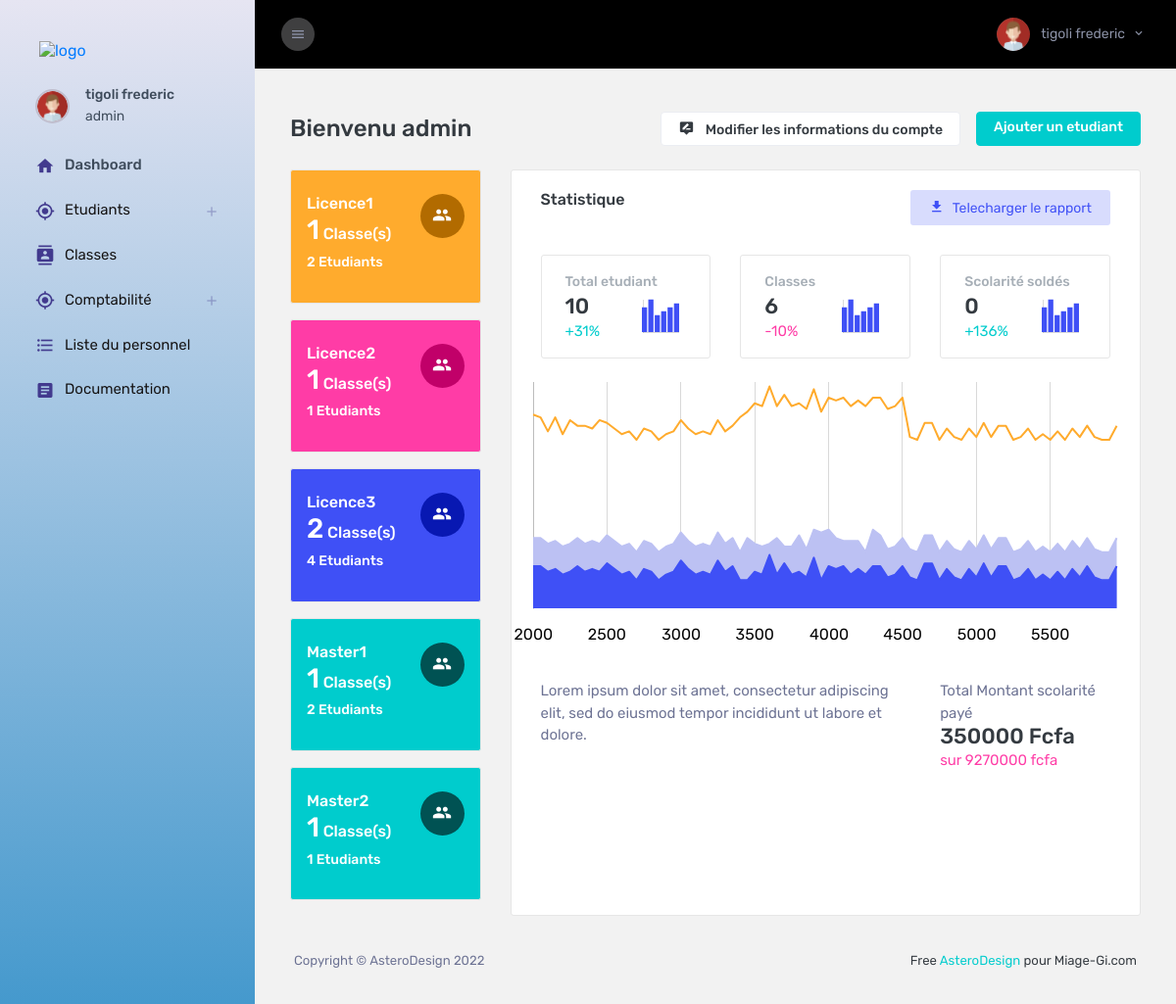
/pages/dashAdmin/index.php (signed in), run on the app's committed database.
### tables this page shows
CREATE TABLE IF NOT EXISTS `user` (
  `id_user` int(11) NOT NULL AUTO_INCREMENT,
  `nom` varchar(255) NOT NULL,
  `prenom` varchar(255) NOT NULL,
  `id_role` int(11) NOT NULL,
  `login` varchar(255) NOT NULL,
  `password` varchar(255) NOT NULL,
  `id_sexe` int(11) NOT NULL,
  PRIMARY KEY (`id_user`),
  KEY `id_role` (`id_role`),
  KEY `id_sexe` (`id_sexe`)
);

CREATE TABLE IF NOT EXISTS `niveau` (
  `id_niveau` int(11) NOT NULL AUTO_INCREMENT,
  `libel_niveau` varchar(255) NOT NULL,
  PRIMARY KEY (`id_niveau`)
);

### pages/dashAdmin/index.php (the view, shortened to what this page needs)
<!DOCTYPE html>
<html lang="en">
<?php
  include "head.php";
  include "../../includes/config.php";
  if(strlen($_SESSION['id_user'])==0)
  {
    header('location:../login.php');
  }
else{
  $iduser = $_SESSION['id_user'];
  $query = mysqli_query($con,"SELECT * FROM user WHERE id_user='$iduser'");
  $rst = mysqli_fetch_array($query);
  $annee = date('y');
  $annee2 = $annee+1;
  $anneeScol = "$annee-$annee2";
  $sql = mysqli_query($con,"SELECT * FROM etudiants WHERE anneescol='$anneeScol'");
  $rst1 = mysqli_num_rows($sql);
  $sql2 = mysqli_query($con,"SELECT DISTINCT CodClass FROM anneescol");
  $rst2 = mysqli_num_rows($sql2);
  $cpt=0;
  $som = 0;
  for($i=1;$i<6;$i++){
    $nbr = 0;
    $sql4 = mysqli_query($con,"SELECT * FROM etudiants WHERE id_niveau='$i'");
    while($rst4 = mysqli_fetch_array($sql4)){
      $nbr++;
    }
      $sql5 = mysqli_query($con,"SELECT montant FROM scolarite WHERE id_niveau='$i'");
      $rst5 = mysqli_fetch_array($sql5);
      $som = $som + ($nbr*$rst5['montant']);
  }
   $somme = 0;
   $sql6 = mysqli_query($con,"SELECT * FROM compte_etud");
   while ($rst6 = mysqli_fetch_array($sql6)){
     $idetd = $rst6['id_etud'];
     $sql7 = mysqli_query($con,"SELECT * FROM etudiants WHERE id_etud='$idetd'");
     $rst7 = mysqli_fetch_array($sql7);
     $idniv = $rst7['id_niveau'];
     $sql8 = mysqli_query($con,"SELECT * FROM scolarite WHERE id_niveau='$idniv'");
     $rst8 = mysqli_fetch_array($sql8);
     $montant = $rst8['montant'];
     $pay = $montant - $rst6['rest_pay'];
     $somme+=$pay;
   }
?>
<body>
  <div class="container-scroller">
    <?php
    if($rst['id_role'] == 2){
      include "sidebarSec.php";
    }elseif($rst['id_role'] == 3){
      include "sidebarCompt.php";
    }else{
      include "sidebar.php";
    }
    ?>
    <div class="container-fluid page-body-wrapper">
      <?php include "header.php"?>
      <div class="main-panel">
        <div class="content-wrapper pb-0">
          <div class="page-header flex-wrap">
            <h3 class="mb-0"> Bienvenu <?=$rst['login']?> <span class="pl-0 h6 pl-sm-2 text-muted d-inline-block"></span>
            </h3>
            <div class="d-flex">
              <button type="button" class="btn btn-sm bg-white btn-icon-text border" data-bs-toggle="modal"
                data-bs-target=".bd-example-modal-sm">
                <i class="mdi mdi-tooltip-edit btn-icon-prepend"></i> Modifier les informations du compte
              </button>
              <?php
                 if($rst['id_role'] == 1 OR $rst['id_role'] == 2){
                  echo "<a href='../add_etud.php' class='btn btn-sm ml-3 btn-success'> Ajouter un etudiant </a>";
                }
              ?>
            </div>
          </div>
          <div class="row pdf-row">
            <div class="col-xl-3 col-lg-12 stretch-card grid-margin">
              <div class="row">
                <?php
                  $query = mysqli_query($con,"SELECT * FROM niveau");
                  while($resultat = mysqli_fetch_array($query)){
                    if($resultat['id_niveau'] == 1){
                      $bg = "bg-warning";
                      $ic = "bg-inverse-icon-warning";
                    }elseif($resultat['id_niveau'] == 2){
                      $bg = "bg-danger";
                      $ic = "bg-inverse-icon-danger";
                    }elseif($resultat['id_niveau'] == 3){
                      $bg = "bg-primary";
                      $ic = "bg-inverse-icon-primary";
                    }else{
                      $bg = "bg-success";
                      $ic = "bg-inverse-icon-success";
                    }
                    $idniveau = $resultat['id_niveau'];
                    $query1 = mysqli_query($con,"SELECT DISTINCT codClass FROM anneescol WHERE id_niveau='$idniveau'");
                    $resultat1 = mysqli_num_rows($query1);
                    $query2 = mysqli_query($con,"SELECT * FROM anneescol WHERE id_niveau='$idniveau'");
                    $resultat2 = mysqli_num_rows($query2);
                ?>
                <div class="col-xl-12 col-md-6 stretch-card grid-margin grid-margin-sm-0 pb-sm-3">
                  <div class="card <?=$bg?>">
                    <div class="card-body px-3 py-4">
                      <div class="d-flex justify-content-between align-items-start">
                        <div class="color-card">
                          <p class="mb-0 color-card-head"><?=$resultat['libel_niveau']?></p>
                          <h2 class="text-white"><?=$resultat1?><span class="h5"> Classe(s)</span>
                          </h2>
                        </div>
                        <i class="card-icon-indicator mdi mdi-account-multiple <?=$ic?>"></i>
                      </div>
                      <h6 class="text-white"><?=$resultat2?> Etudiants</h6>
                    </div>
                  </div>
                </div>
                  <?php }?>
              </div>
            </div>
            <div class="col-xl-9 stretch-card grid-margin">
              <div class="card">
                <div class="card-body">
                  <div class="row">
                    <div class="col-sm-7">
                      <h5>Statistique</h5>
                      <p class="text-muted"><a class="text-muted font-weight-medium pl-2" href="#"></a>
                      </p>
                    </div>
                    <div class="col-sm-5 text-md-right">
                      <button type="button" onclick="PDF();"
                        class="btn btn-icon-text mb-3 mb-sm-0 btn-inverse-primary font-weight-normal">
                        <i class="mdi mdi-download btn-icon-prepend"></i>Telecharger le rapport</button>
                    </div>
                  </div>
                  <div class="row">
                    <div class="col-sm-4">
                      <div class="card mb-3 mb-sm-0">
                        <div class="card-body py-3 px-4">
                          <p class="m-0 survey-head">Total etudiant</p>
                          <div class="d-flex justify-content-between align-items-end flot-bar-wrapper">
                            <div>
                              <h3 class="m-0 survey-value"> <?=$rst1 ?> </h3>
                              <p class="text-success m-0">+31%</p>
                            </div>
                            <div id="earningChart" class="flot-chart"></div>
                          </div>
                        </div>
                      </div>
                    </div>
                    <div class="col-sm-4">
                      <div class="card mb-3 mb-sm-0">
                        <div class="card-body py-3 px-4">
                          <p class="m-0 survey-head">Classes</p>
                          <div class="d-flex justify-content-between align-items-end flot-bar-wrapper">
                            <div>
                              <h3 class="m-0 survey-value"><?=$rst2?></h3>
                              <p class="text-danger m-0">-10%</p>
                            </div>
                            <div id="productChart" class="flot-chart"></div>
                          </div>
                        </div>
                      </div>
                    </div>
                    <div class="col-sm-4">
                      <div class="card">
                        <div class="card-body py-3 px-4">
                          <p class="m-0 survey-head">Scolarité soldés</p>
                          <div class="d-flex justify-content-between align-items-end flot-bar-wrapper">
                            <div>
                              <h3 class="m-0 survey-value"><?=$cpt ?></h3>
                              <p class="text-success m-0">+136%</p>
                            </div>
                            <div id="orderChart" class="flot-chart"></div>
                          </div>
                        </div>
                      </div>
                    </div>
                  </div>
                  <div class="row my-3">
                    <div class="col-sm-12">
                      <div class="flot-chart-wrapper">
                        <div id="flotChart" class="flot-chart">
                        </div>
                      </div>
                    </div>
                  </div>
                  <div class="row">
                    <div class="col-sm-8">
                      <p class="text-muted mb-0"> Lorem ipsum dolor sit amet, consectetur adipiscing elit, sed do
                        eiusmod tempor incididunt ut labore et dolore.
                      </p>
                    </div>
                    <div class="col-sm-4">
                      <p class="mb-0 text-muted">Total Montant scolarité payé</p>
                      <h5 class="d-inline-block survey-value mb-0"><?=$somme?> Fcfa</h5>
                      <p class="d-inline-block text-danger mb-0">sur <?=$som ?> fcfa</p>
                    </div>
                  </div>
                </div>
              </div>
            </div>
          </div>
        </div>
        <footer class="footer">
          <div class="d-sm-flex justify-content-center justify-content-sm-between">
            <span class="text-muted d-block text-center text-sm-left d-sm-inline-block">Copyright © AsteroDesign
              2022</span>
            <span class="float-none float-sm-right d-block mt-1 mt-sm-0 text-center"> Free <a
                href="http://asterodesign.ml/" target="_blank">AsteroDesign</a> pour Miage-Gi.com</span>
          </div>
        </footer>
      </div>
    </div>
  </div>
  <script type="text/javascript">
        function PDF() {
            const e = document.querySelector(".pdf-row");
            // OPTIONS
            const opt = {
                filename: 'Rapport.pdf',
                image: {
                    type: "jpeg",
                    quality: 0.99
                },
                margin: 0,
                jsPDF: {
                    unit: "in",
                    format: "letter",
                    orientation: "portrait"
                },
                html2canvas: { scale: 1 },
            };
            html2pdf().set(opt).from(e).save();
            // RESIZE
            setTimeout(() => { e.style.maxWidth = "1400px"; }, 2000);
        }
  </script>
</body>
</html>
<?php }?>

### pages/dashAdmin/sidebar.php (shortened to what this page needs)
<nav class='sidebar sidebar-offcanvas' id='sidebar'>
     <div class='text-center sidebar-brand-wrapper d-flex align-items-center'>
       <a class='sidebar-brand brand-logo' href='index.html'><img src='../../assets/images/Miage_logo.png' alt='logo' /></a>
     </div>
     <ul class='nav'>
       <li class='nav-item nav-profile'>
         <a href='#' class='nav-link'>
           <div class='nav-profile-image'>
             <img src='../../assets/images/faces-clipart/pic-1.png' alt='profile' />
           </div>
           <div class='nav-profile-text d-flex flex-column pr-3'>
             <span class='font-weight-medium mb-2'><?=$rst['nom']?> <?=$rst['prenom']?></span>
             <span class='font-weight-normal'><?=$rst['login']?></span>
           </div>
         </a>
       </li>
       <li class='nav-item'>
         <a class='nav-link' href='index.php'>
           <i class='mdi mdi-home menu-icon'></i>
           <span class='menu-title'>Dashboard</span>
         </a>
       </li>
       <li class='nav-item'>
         <a class='nav-link' data-toggle='collapse' href='#ui-basic' aria-expanded='false' aria-controls='ui-basic'>
           <i class='mdi mdi-crosshairs-gps menu-icon'></i>
           <span class='menu-title'>Etudiants</span>
           <i class='menu-arrow'></i>
         </a>
       </li>
       <li class='nav-item'>
         <a class='nav-link' href='../manage_classe.php'>
           <i class='mdi mdi-contacts menu-icon'></i>
           <span class='menu-title'>Classes</span>
         </a>
       </li>
       <li class='nav-item'>
         <a class='nav-link' data-toggle='collapse' href='#ui-basic' aria-expanded='false' aria-controls='ui-basic'>
           <i class='mdi mdi-crosshairs-gps menu-icon'></i>
           <span class='menu-title'>Comptabilité</span>
           <i class='menu-arrow'></i>
         </a>
       </li>
       <li class='nav-item'>
         <a class='nav-link' href='../List_persl.php'>
           <i class='mdi mdi-format-list-bulleted menu-icon'></i>
           <span class='menu-title'>Liste du personnel</span>
         </a>
       </li>
       <li class='nav-item'>
         <a class='nav-link' href=''>
           <i class='mdi mdi-file-document-box menu-icon'></i>
           <span class='menu-title'>Documentation</span>
         </a>
       </li>
     </ul>
   </nav>

### pages/dashAdmin/header.php (shortened to what this page needs)
<nav class="navbar col-lg-12 col-12 p-lg-0 fixed-top d-flex flex-row">
  <div class="navbar-menu-wrapper d-flex align-items-stretch justify-content-between">
    <button class="navbar-toggler navbar-toggler align-self-center mr-2" type="button" data-toggle="minimize">
      <i class="mdi mdi-menu"></i>
    </button>
    <ul class="navbar-nav navbar-nav-right ml-lg-auto">
      <li class="nav-item nav-profile dropdown border-0">
        <a class="nav-link dropdown-toggle" id="profileDropdown" href="#" data-toggle="dropdown">
          <img class="nav-profile-img mr-2" alt="" src="../../assets/images/faces-clipart/pic-1.png" />
          <span class="profile-name"><?=$rst['nom']?> <?=$rst['prenom']?></span>
        </a>
      </li>
    </ul>
  </div>
</nav>

### data on the page
user: nom "tigoli", prenom "frederic", login "admin"
niveau: libel_niveau "Licence1", resultat1 "1", resultat2 "2"
niveau: libel_niveau "Licence2", resultat1 "1", resultat2 "1"
niveau: libel_niveau "Licence3", resultat1 "2", resultat2 "4"
niveau: libel_niveau "Master1", resultat1 "1", resultat2 "2"
niveau: libel_niveau "Master2", resultat1 "1", resultat2 "1"

### other printed values
$rst1 "10"
$rst2 "6"
$cpt "0"
$somme "350000"
$som "9270000"
